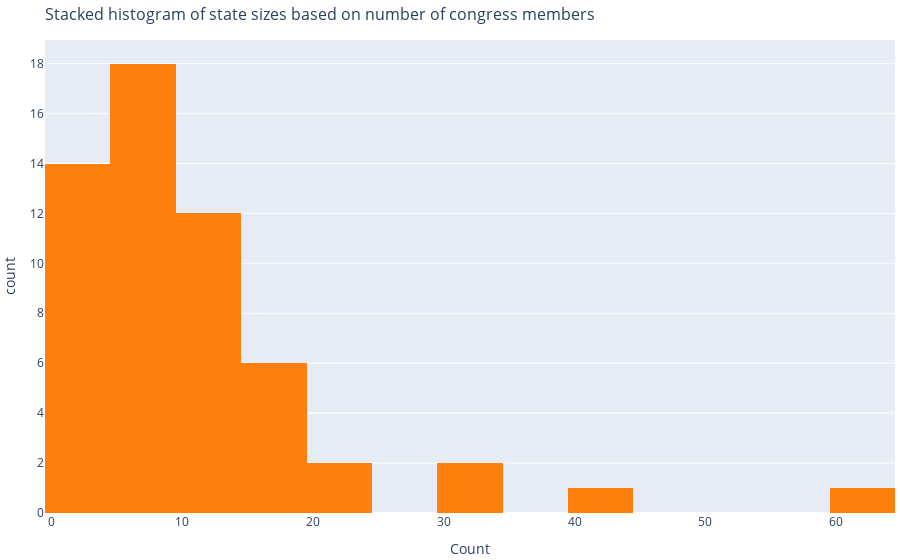

This figure's notebook cell:
### Markdown cell above
Above the distribution is seen. Remember that the data is from two congresses so reelected politicians will only count as one - thus it does not fully illustrate the political landscabe. But the plot gives the exaxct distribution of the dataset that is used in the project. It also becomes very apparent how the sizes (based on memebers of congress) varies between states. California is the largest by some distance down to Texas. Then there is an additional large jump to Florida and New York with 32 each - and additional large jump is then down to Illinois and Pennsylvania with 23. Many states are found in the band in with 11-14 members. The full distribution as a histogram is found below:

### Code cell
fig = px.histogram(
    party_state_distribution.groupby('State').agg('sum').reset_index(),
    x="Count", 
    nbins=15,
    color_discrete_sequence=['#ff7f0e'],
    title='Stacked histogram of state sizes based on number of congress members'
)
fig.update_layout(
    margin=dict(b=5,l=5,r=5,t=40),
    titlefont_size=16,
)
fig.write_html(
    file = "../web_app/plotly_files/tweet_parties_histogram.html", 
    full_html = False,
    include_plotlyjs='cdn'
)
fig

### Figure 1 — Plotly figure (JSON) as saved in the notebook; plotly's stock layout.template omitted (floating-point values rounded to 4 significant figures)
{"data": [{"alignmentgroup": "True", "bingroup": "x", "hovertemplate": "Count=%{x}<br>count=%{y}<extra></extra>", "legendgroup": "", "marker": {"color": "#ff7f0e"}, "name": "", "nbinsx": 15, "offsetgroup": "", "orientation": "v", "showlegend": false, "type": "histogram", "x": [3, 9, 6, 1, 13, 61, 11, 7, 1, 4, 33, 18, 1, 5, 8, 5, 23, 14, 6, 7, 8, 12, 12, 5, 18, 14, 12, 1, 7, 3, 17, 4, 5, 5, 16, 6, 10, 32, 19, 9, 7, 23, 1, 4, 11, 3, 14, 44, 7, 17, 1, 3, 13, 10, 5, 3], "xaxis": "x", "yaxis": "y"}], "layout": {"barmode": "relative", "legend": {"tracegroupgap": 0}, "margin": {"b": 5, "l": 5, "r": 5, "t": 40}, "title": {"font": {"size": 16}, "text": "Stacked histogram of state sizes based on number of congress members"}, "xaxis": {"anchor": "y", "domain": [0, 1], "title": {"text": "Count"}}, "yaxis": {"anchor": "x", "domain": [0, 1], "title": {"text": "count"}}}}
